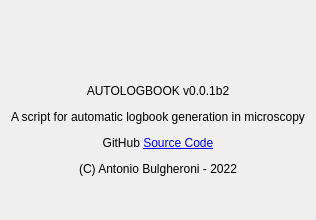
<?xml version="1.0" encoding="UTF-8"?>
<ui version="4.0">
 <class>About</class>
 <widget class="QDialog" name="About">
  <property name="windowModality">
   <enum>Qt::NonModal</enum>
  </property>
  <property name="geometry">
   <rect>
    <x>0</x>
    <y>0</y>
    <width>283</width>
    <height>220</height>
   </rect>
  </property>
  <property name="windowTitle">
   <string>About Autologbook</string>
  </property>
  <property name="windowIcon">
   <iconset resource="resource.qrc">
    <normaloff>:/resources/icons8-logbook-64.png</normaloff>:/resources/icons8-logbook-64.png</iconset>
  </property>
  <layout class="QVBoxLayout" name="verticalLayout">
   <item>
    <widget class="QLabel" name="label">
     <property name="text">
      <string>&lt;html&gt;&lt;head/&gt;&lt;body&gt;&lt;p align=&quot;center&quot;&gt;&lt;img src=&quot;:/resources/icons8-logbook-64.png&quot;/&gt;&lt;/p&gt;&lt;p align=&quot;center&quot;&gt;&lt;br/&gt;&lt;/p&gt;&lt;p align=&quot;center&quot;&gt;AUTOLOGBOOK v0.0.1b2&lt;/p&gt;&lt;p align=&quot;center&quot;&gt;A script for automatic logbook generation in microscopy&lt;/p&gt;&lt;p align=&quot;center&quot;&gt;GitHub &lt;a href=&quot;https://github.com/abulgher/autologbook&quot;&gt;&lt;span style=&quot; text-decoration: underline; color:#0000ff;&quot;&gt;Source Code&lt;/span&gt;&lt;/a&gt;&lt;/p&gt;&lt;p align=&quot;center&quot;&gt;(C) Antonio Bulgheroni - 2022&lt;/p&gt;&lt;/body&gt;&lt;/html&gt;</string>
     </property>
    </widget>
   </item>
  </layout>
 </widget>
 <resources>
  <include location="resource.qrc"/>
 </resources>
 <connections/>
</ui>
